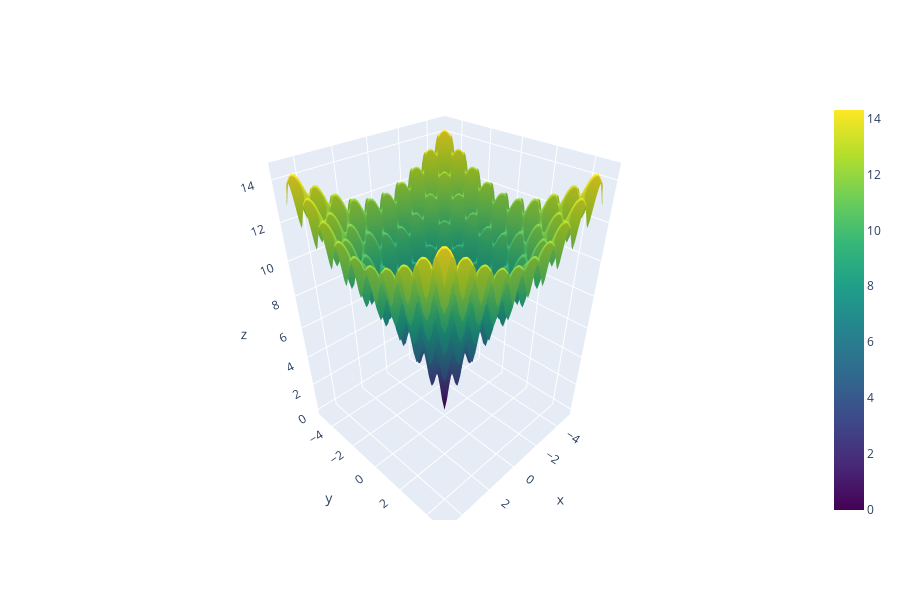

This figure's notebook cell:
### Code cell
visualize_func(ackley)

### Figure 1 — Plotly figure (JSON) as saved in the notebook; plotly's stock layout.template omitted (floating-point values rounded to 4 significant figures; data arrays with more than 128 entries replaced by an {"elided": "..."} marker saying what was removed)
{"data": [{"colorscale": [[0, "#440154"], [0.1111, "#482878"], [0.2222, "#3e4989"], [0.3333, "#31688e"], [0.4444, "#26828e"], [0.5556, "#1f9e89"], [0.6667, "#35b779"], [0.7778, "#6ece58"], [0.8889, "#b5de2b"], [1, "#fde725"]], "type": "surface", "x": {"elided": "100x100 float values"}, "y": {"elided": "100x100 float values"}, "z": {"elided": "100x100 float values"}}], "layout": {"autosize": true, "height": 600}}
